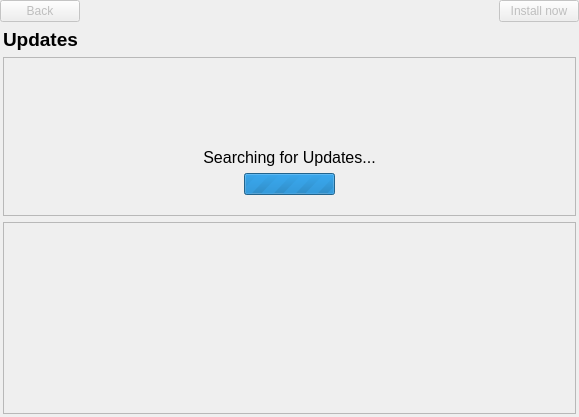
      <widget class="QWidget" name="updateManagerPage">
       <layout class="QVBoxLayout" name="verticalLayout_23">
        <property name="leftMargin">
         <number>0</number>
        </property>
        <property name="topMargin">
         <number>0</number>
        </property>
        <property name="rightMargin">
         <number>0</number>
        </property>
        <property name="bottomMargin">
         <number>0</number>
        </property>
        <item>
         <layout class="QHBoxLayout" name="toolbarHorizontalLayout_4">
          <property name="spacing">
           <number>0</number>
          </property>
          <property name="topMargin">
           <number>0</number>
          </property>
          <item>
           <widget class="QPushButton" name="backPushButton_3">
            <property name="enabled">
             <bool>false</bool>
            </property>
            <property name="sizePolicy">
             <sizepolicy hsizetype="Fixed" vsizetype="Fixed">
              <horstretch>0</horstretch>
              <verstretch>0</verstretch>
             </sizepolicy>
            </property>
            <property name="focusPolicy">
             <enum>Qt::TabFocus</enum>
            </property>
            <property name="text">
             <string>Back</string>
            </property>
            <property name="icon">
             <iconset theme="go-previous">
              <normaloff>.</normaloff>.</iconset>
            </property>
            <property name="iconSize">
             <size>
              <width>16</width>
              <height>16</height>
             </size>
            </property>
           </widget>
          </item>
          <item>
           <spacer name="horizontalSpacer_9">
            <property name="orientation">
             <enum>Qt::Horizontal</enum>
            </property>
            <property name="sizeHint" stdset="0">
             <size>
              <width>40</width>
              <height>20</height>
             </size>
            </property>
           </spacer>
          </item>
          <item>
           <widget class="QPushButton" name="installNowPushButton_2">
            <property name="enabled">
             <bool>false</bool>
            </property>
            <property name="focusPolicy">
             <enum>Qt::TabFocus</enum>
            </property>
            <property name="text">
             <string>Install now</string>
            </property>
            <property name="icon">
             <iconset theme="download">
              <normaloff>.</normaloff>.</iconset>
            </property>
            <property name="iconSize">
             <size>
              <width>16</width>
              <height>16</height>
             </size>
            </property>
           </widget>
          </item>
         </layout>
        </item>
        <item>
         <layout class="QVBoxLayout" name="verticalLayout_7">
          <property name="leftMargin">
           <number>3</number>
          </property>
          <property name="topMargin">
           <number>0</number>
          </property>
          <property name="rightMargin">
           <number>3</number>
          </property>
          <property name="bottomMargin">
           <number>3</number>
          </property>
          <item>
           <widget class="QLabel" name="installTitleLabel_2">
            <property name="sizePolicy">
             <sizepolicy hsizetype="Preferred" vsizetype="Maximum">
              <horstretch>0</horstretch>
              <verstretch>0</verstretch>
             </sizepolicy>
            </property>
            <property name="font">
             <font>
              <pointsize>14</pointsize>
              <weight>75</weight>
              <bold>true</bold>
             </font>
            </property>
            <property name="text">
             <string>Updates</string>
            </property>
            <property name="alignment">
             <set>Qt::AlignBottom|Qt::AlignLeading|Qt::AlignLeft</set>
            </property>
           </widget>
          </item>
          <item>
           <widget class="QFrame" name="searchingForUpdatesFrame_2">
            <property name="enabled">
             <bool>true</bool>
            </property>
            <property name="frameShape">
             <enum>QFrame::StyledPanel</enum>
            </property>
            <property name="frameShadow">
             <enum>QFrame::Raised</enum>
            </property>
            <layout class="QVBoxLayout" name="verticalLayout_13">
             <property name="leftMargin">
              <number>0</number>
             </property>
             <property name="topMargin">
              <number>0</number>
             </property>
             <property name="rightMargin">
              <number>0</number>
             </property>
             <property name="bottomMargin">
              <number>0</number>
             </property>
             <item>
              <spacer name="verticalSpacer_10">
               <property name="orientation">
                <enum>Qt::Vertical</enum>
               </property>
               <property name="sizeType">
                <enum>QSizePolicy::Expanding</enum>
               </property>
               <property name="sizeHint" stdset="0">
                <size>
                 <width>20</width>
                 <height>20</height>
                </size>
               </property>
              </spacer>
             </item>
             <item>
              <widget class="QLabel" name="updateManagerLogo_2">
               <property name="sizePolicy">
                <sizepolicy hsizetype="Preferred" vsizetype="Fixed">
                 <horstretch>0</horstretch>
                 <verstretch>0</verstretch>
                </sizepolicy>
               </property>
               <property name="minimumSize">
                <size>
                 <width>0</width>
                 <height>64</height>
                </size>
               </property>
               <property name="maximumSize">
                <size>
                 <width>16777215</width>
                 <height>48</height>
                </size>
               </property>
               <property name="text">
                <string/>
               </property>
               <property name="alignment">
                <set>Qt::AlignCenter</set>
               </property>
              </widget>
             </item>
             <item>
              <widget class="QLabel" name="searchingForUpdatesLabel_2">
               <property name="font">
                <font>
                 <pointsize>12</pointsize>
                </font>
               </property>
               <property name="text">
                <string>Searching for Updates...</string>
               </property>
               <property name="alignment">
                <set>Qt::AlignCenter</set>
               </property>
              </widget>
             </item>
             <item>
              <layout class="QHBoxLayout" name="progressBarLayout_4">
               <item>
                <spacer name="horizontalSpacer_12">
                 <property name="orientation">
                  <enum>Qt::Horizontal</enum>
                 </property>
                 <property name="sizeType">
                  <enum>QSizePolicy::Preferred</enum>
                 </property>
                 <property name="sizeHint" stdset="0">
                  <size>
                   <width>240</width>
                   <height>20</height>
                  </size>
                 </property>
                </spacer>
               </item>
               <item>
                <widget class="QProgressBar" name="searchingForUpdatesProgressBar_2">
                 <property name="enabled">
                  <bool>true</bool>
                 </property>
                 <property name="maximumSize">
                  <size>
                   <width>240</width>
                   <height>16777215</height>
                  </size>
                 </property>
                 <property name="maximum">
                  <number>0</number>
                 </property>
                </widget>
               </item>
               <item>
                <spacer name="horizontalSpacer_13">
                 <property name="orientation">
                  <enum>Qt::Horizontal</enum>
                 </property>
                 <property name="sizeType">
                  <enum>QSizePolicy::Preferred</enum>
                 </property>
                 <property name="sizeHint" stdset="0">
                  <size>
                   <width>240</width>
                   <height>20</height>
                  </size>
                 </property>
                </spacer>
               </item>
              </layout>
             </item>
             <item>
              <spacer name="verticalSpacer_11">
               <property name="orientation">
                <enum>Qt::Vertical</enum>
               </property>
               <property name="sizeType">
                <enum>QSizePolicy::Expanding</enum>
               </property>
               <property name="sizeHint" stdset="0">
                <size>
                 <width>20</width>
                 <height>20</height>
                </size>
               </property>
              </spacer>
             </item>
            </layout>
           </widget>
          </item>
          <item>
           <widget class="QListWidget" name="installUpdatesListWidget_2">
            <property name="enabled">
             <bool>false</bool>
            </property>
            <property name="sizePolicy">
             <sizepolicy hsizetype="Preferred" vsizetype="Expanding">
              <horstretch>0</horstretch>
              <verstretch>0</verstretch>
             </sizepolicy>
            </property>
            <property name="focusPolicy">
             <enum>Qt::StrongFocus</enum>
            </property>
            <property name="styleSheet">
             <string notr="true">alternate-background-color: rgba(16, 16, 16, 32)</string>
            </property>
            <property name="alternatingRowColors">
             <bool>true</bool>
            </property>
            <property name="selectionMode">
             <enum>QAbstractItemView::NoSelection</enum>
            </property>
            <property name="verticalScrollMode">
             <enum>QAbstractItemView::ScrollPerItem</enum>
            </property>
            <property name="horizontalScrollMode">
             <enum>QAbstractItemView::ScrollPerItem</enum>
            </property>
            <property name="isWrapping" stdset="0">
             <bool>false</bool>
            </property>
            <property name="spacing">
             <number>0</number>
            </property>
           </widget>
          </item>
         </layout>
        </item>
       </layout>
      </widget>
